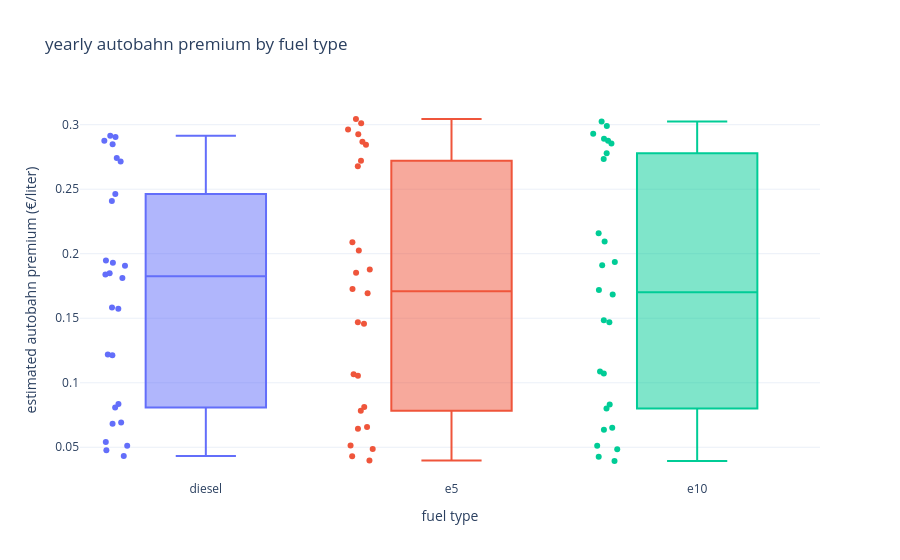

Write notebook code for a chart like this one.
### Code cell
plot_autobahn_premium_boxplot(summary_df)

### Figure 1 — Plotly figure (JSON) as saved in the notebook; plotly's stock layout.template omitted (floating-point values rounded to 4 significant figures)
{"data": [{"alignmentgroup": "True", "boxpoints": "all", "hovertemplate": "fuel_type=%{x}<br>autobahn_coef=%{y}<extra></extra>", "legendgroup": "diesel", "marker": {"color": "#636efa"}, "name": "diesel", "notched": false, "offsetgroup": "diesel", "orientation": "v", "showlegend": true, "type": "box", "x": ["diesel", "diesel", "diesel", "diesel", "diesel", "diesel", "diesel", "diesel", "diesel", "diesel", "diesel", "diesel", "diesel", "diesel", "diesel", "diesel", "diesel", "diesel", "diesel", "diesel", "diesel", "diesel", "diesel", "diesel", "diesel", "diesel"], "x0": " ", "xaxis": "x", "y": [0.0433, 0.05111, 0.06819, 0.08087, 0.1213, 0.1574, 0.1812, 0.1931, 0.1849, 0.2409, 0.2715, 0.2876, 0.2849, 0.0476, 0.05404, 0.0692, 0.08354, 0.1219, 0.1583, 0.1839, 0.1948, 0.1906, 0.2463, 0.2742, 0.2914, 0.2905], "y0": " ", "yaxis": "y"}, {"alignmentgroup": "True", "boxpoints": "all", "hovertemplate": "fuel_type=%{x}<br>autobahn_coef=%{y}<extra></extra>", "legendgroup": "e5", "marker": {"color": "#EF553B"}, "name": "e5", "notched": false, "offsetgroup": "e5", "orientation": "v", "showlegend": true, "type": "box", "x": ["e5", "e5", "e5", "e5", "e5", "e5", "e5", "e5", "e5", "e5", "e5", "e5", "e5", "e5", "e5", "e5", "e5", "e5", "e5", "e5", "e5", "e5", "e5", "e5", "e5", "e5"], "x0": " ", "xaxis": "x", "y": [0.03974, 0.04868, 0.06437, 0.07836, 0.1054, 0.1457, 0.1693, 0.1852, 0.2025, 0.2677, 0.2844, 0.301, 0.2925, 0.04297, 0.05142, 0.06568, 0.08122, 0.1065, 0.147, 0.1727, 0.1877, 0.2088, 0.272, 0.2867, 0.3044, 0.2963], "y0": " ", "yaxis": "y"}, {"alignmentgroup": "True", "boxpoints": "all", "hovertemplate": "fuel_type=%{x}<br>autobahn_coef=%{y}<extra></extra>", "legendgroup": "e10", "marker": {"color": "#00cc96"}, "name": "e10", "notched": false, "offsetgroup": "e10", "orientation": "v", "showlegend": true, "type": "box", "x": ["e10", "e10", "e10", "e10", "e10", "e10", "e10", "e10", "e10", "e10", "e10", "e10", "e10", "e10", "e10", "e10", "e10", "e10", "e10", "e10", "e10", "e10", "e10", "e10", "e10", "e10"], "x0": " ", "xaxis": "x", "y": [0.03936, 0.0485, 0.06362, 0.08001, 0.1072, 0.1469, 0.1684, 0.191, 0.2094, 0.2734, 0.2854, 0.299, 0.2891, 0.04263, 0.05126, 0.06505, 0.08321, 0.1087, 0.1484, 0.1718, 0.1936, 0.2158, 0.2778, 0.2876, 0.3025, 0.2929], "y0": " ", "yaxis": "y"}], "layout": {"boxmode": "overlay", "legend": {"title": {"text": "fuel_type"}, "tracegroupgap": 0}, "showlegend": false, "title": {"text": "yearly autobahn premium by fuel type"}, "xaxis": {"anchor": "y", "categoryarray": ["diesel", "e5", "e10"], "categoryorder": "array", "domain": [0, 1], "title": {"text": "fuel type"}}, "yaxis": {"anchor": "x", "domain": [0, 1], "title": {"text": "estimated autobahn premium (€/liter)"}}}}
